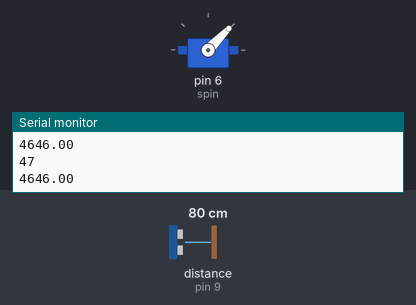
Recording of a sketch running on a simulated Arduino Uno, built with avr-gcc and run on an emulated ATmega328P. Shown: servo, the last lines printed to the serial monitor. Wiring (inferred from the names in the program): ultrasonic range finder: trigger pin 8; echo pin 9. Inputs (shaded band) come from the test bench; at power-on: distance to the obstacle (sensor on pin 9) 80 cm. The echo pulse lasts 58.3 µs per cm.

Above: at 1.2 s.
1.3 s: distance to the obstacle (sensor on pin 9) set to 2 cm
At 4.06 s:
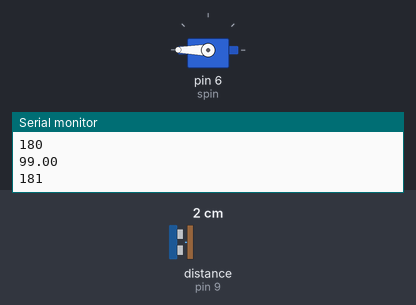
4.3 s: distance to the obstacle (sensor on pin 9) set to 250 cm
At 5.4 s:
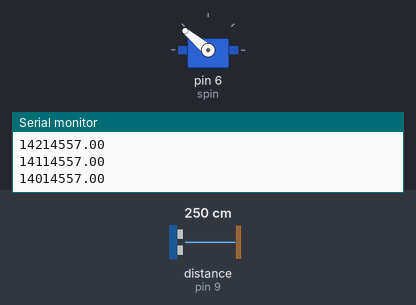
10.3 s: distance to the obstacle (sensor on pin 9) set to 4 cm
At 10.37 s:
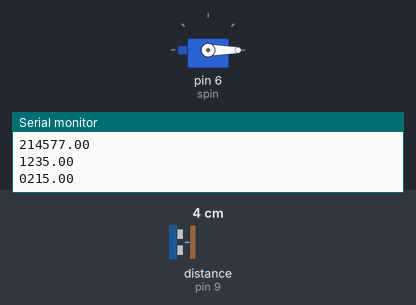
13.3 s: distance to the obstacle (sensor on pin 9) set to 60 cm
Timing chart, 0 to 17.3 s (numbered marks = the images above; inputs shaded):
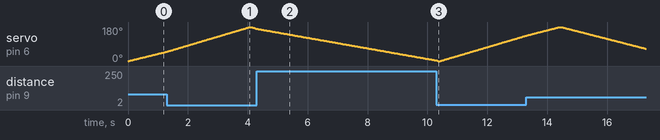

The sketch:

radar_using_while_loop.ino
```cpp
#include<Servo.h>
int spin=6;
Servo myservo;
int angle=0;
int max_angle=180;
int min_angle=0;

#define echoPin 9 // Echo Pin
#define trigPin 8 // Trigger Pin
int duration;
float distance;

void setup() {
  // put your setup code here, to run once:
  myservo.attach(spin);
  Serial.begin(9600);
  pinMode(trigPin, OUTPUT);
  pinMode(echoPin, INPUT);
}

void loop() {
  // put your main code here, to run repeatedly:
while(angle<=max_angle){
  myservo.write(angle);
  distance= measure_distance();
  angle= angle+1;
  Serial.println(angle);
  Serial.println(distance);
  delay(20);
  }

  while(angle>=min_angle){
  myservo.write(angle);
  distance= measure_distance();
  angle= angle-1;
  Serial.print(angle);
  Serial.println(distance);
  delay(20);
  }
}

float measure_distance(){
  digitalWrite(trigPin, LOW);
  delayMicroseconds(2);
  digitalWrite(trigPin, HIGH);
  delayMicroseconds(10);
  digitalWrite(trigPin, LOW);
  duration = pulseIn(echoPin, HIGH);
  return duration;
  }
```
